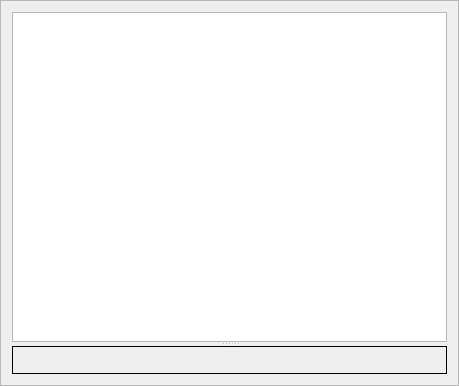
<?xml version="1.0" encoding="UTF-8"?>
<ui version="4.0">
 <class>Frame</class>
 <widget class="QFrame" name="Frame">
  <property name="geometry">
   <rect>
    <x>0</x>
    <y>0</y>
    <width>459</width>
    <height>386</height>
   </rect>
  </property>
  <property name="windowTitle">
   <string>Frame</string>
  </property>
  <property name="frameShape">
   <enum>QFrame::StyledPanel</enum>
  </property>
  <property name="frameShadow">
   <enum>QFrame::Plain</enum>
  </property>
  <property name="lineWidth">
   <number>0</number>
  </property>
  <layout class="QHBoxLayout" name="horizontalLayout">
   <item>
    <widget class="QSplitter" name="splitter">
     <property name="orientation">
      <enum>Qt::Vertical</enum>
     </property>
     <widget class="QTreeView" name="treeView"/>
     <widget class="QLabel" name="plot">
      <property name="frameShape">
       <enum>QFrame::Panel</enum>
      </property>
      <property name="text">
       <string/>
      </property>
     </widget>
    </widget>
   </item>
  </layout>
 </widget>
 <resources/>
 <connections/>
</ui>
